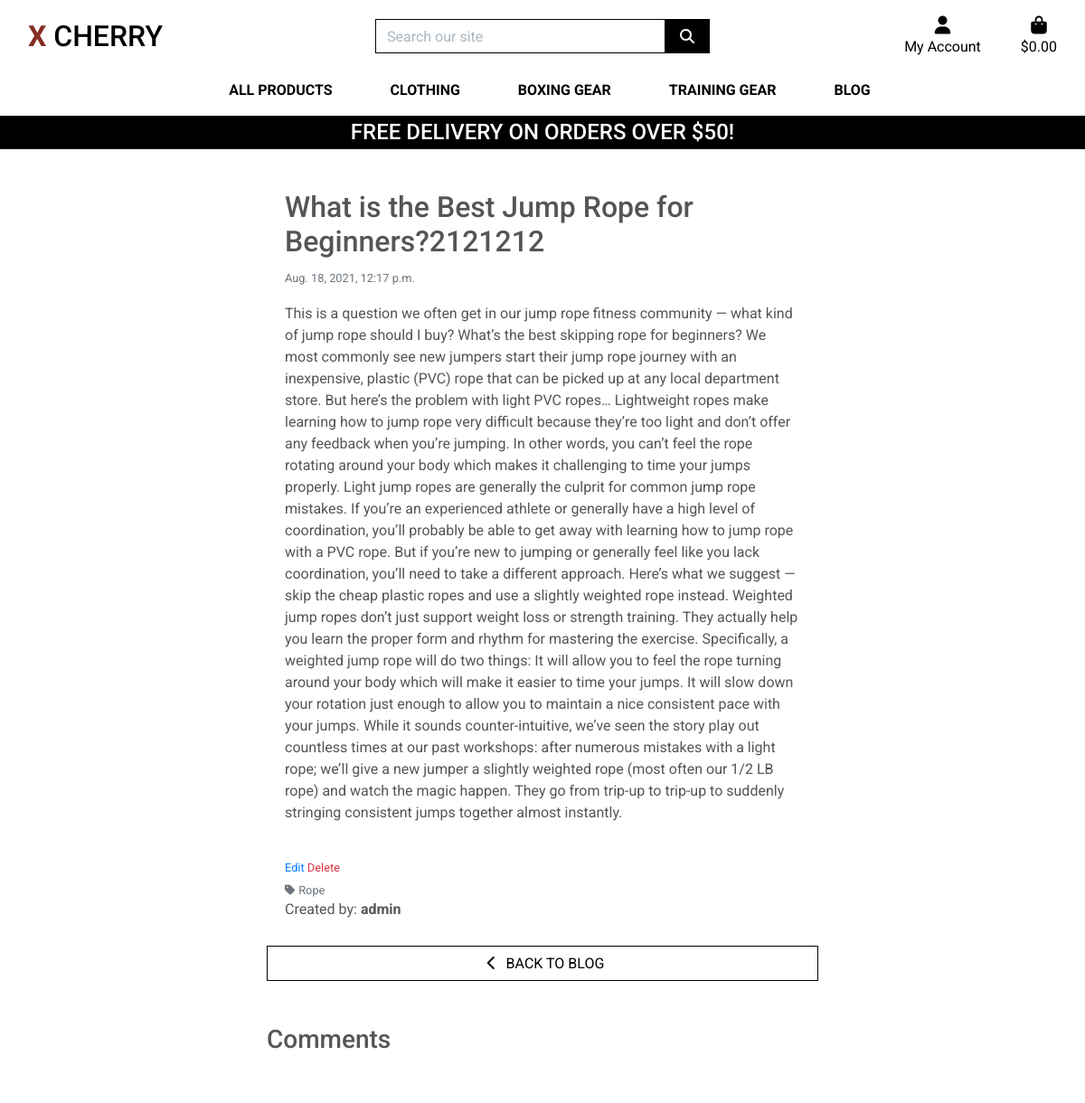
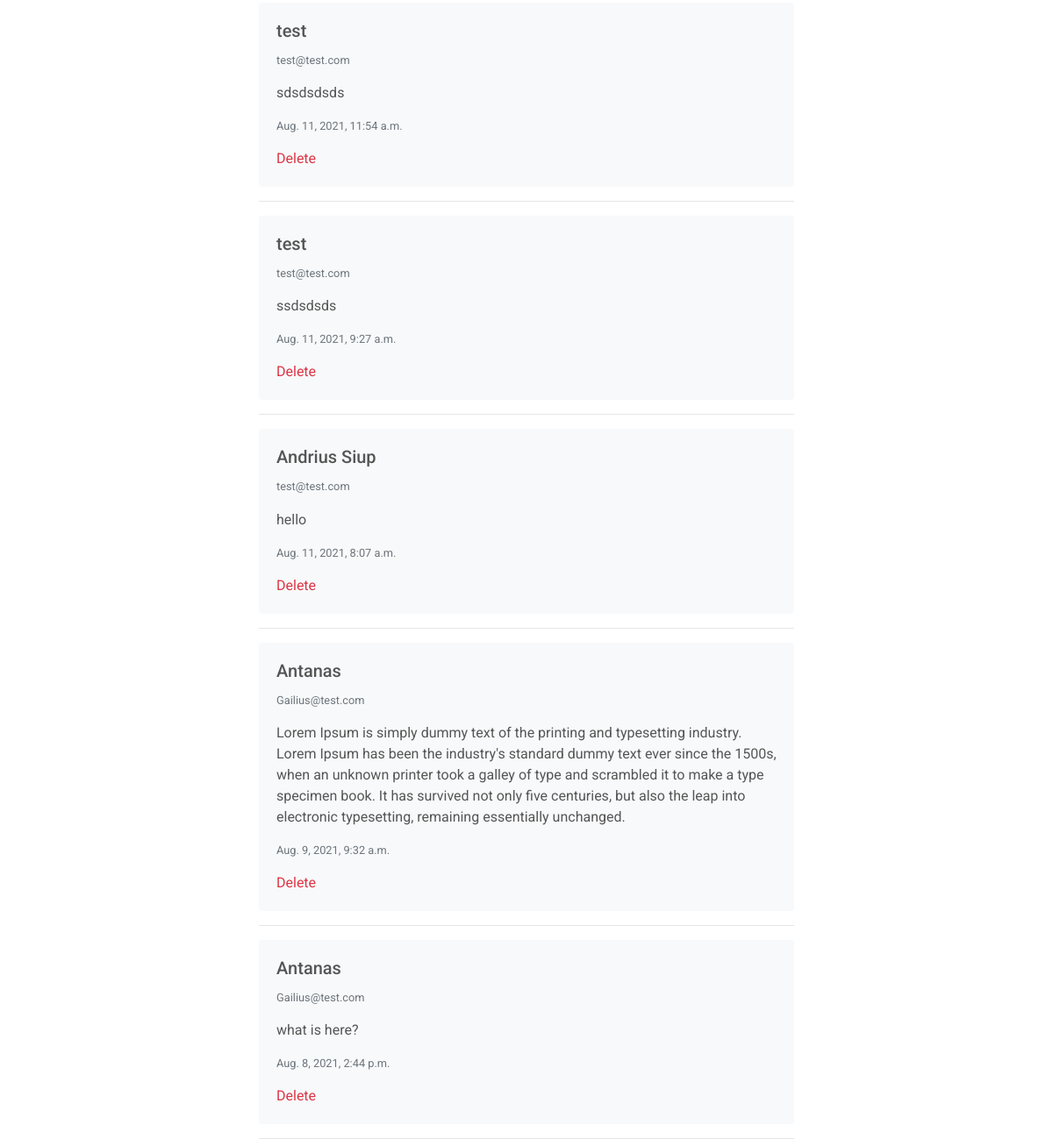
The app's page /blog/15/ (signed in, upper part), older data (2 pictures, top to bottom).
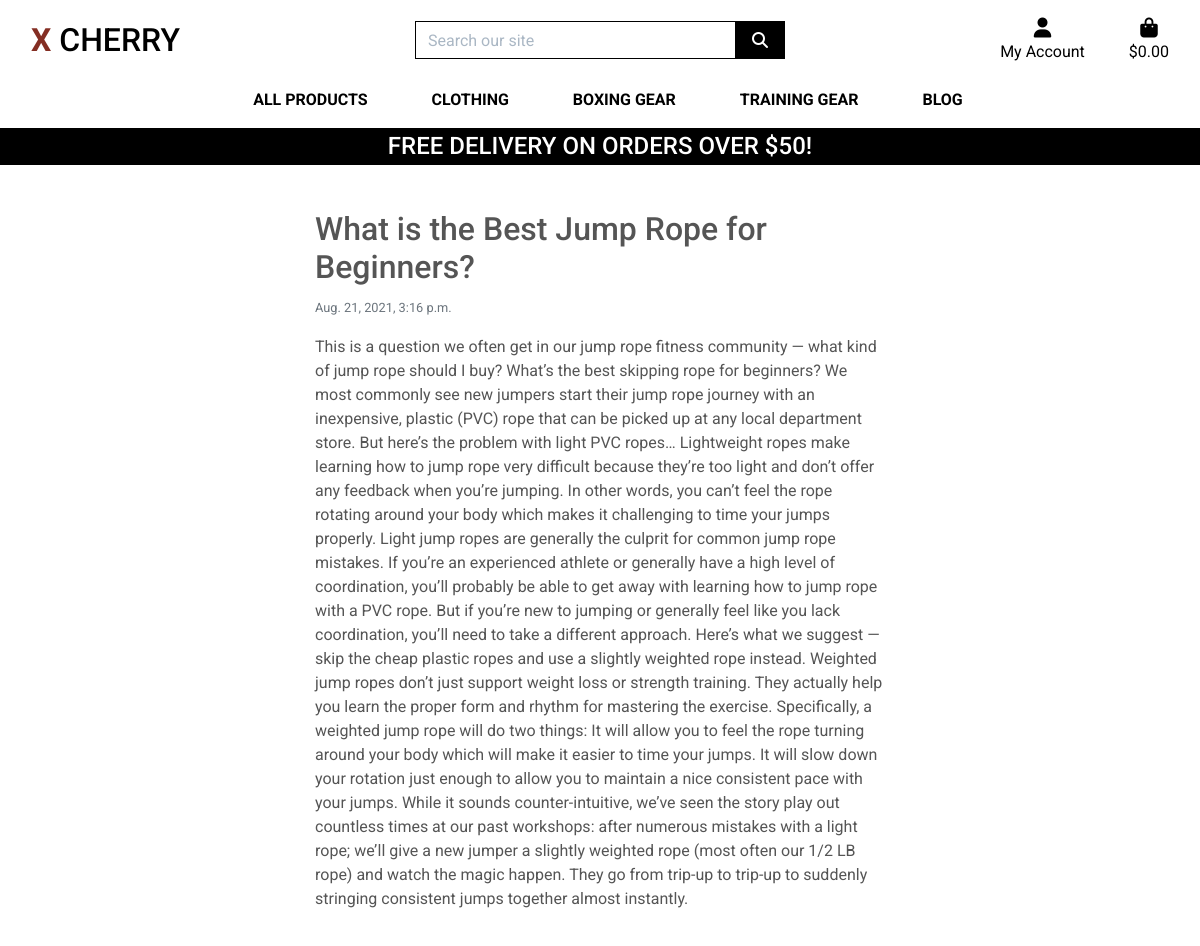
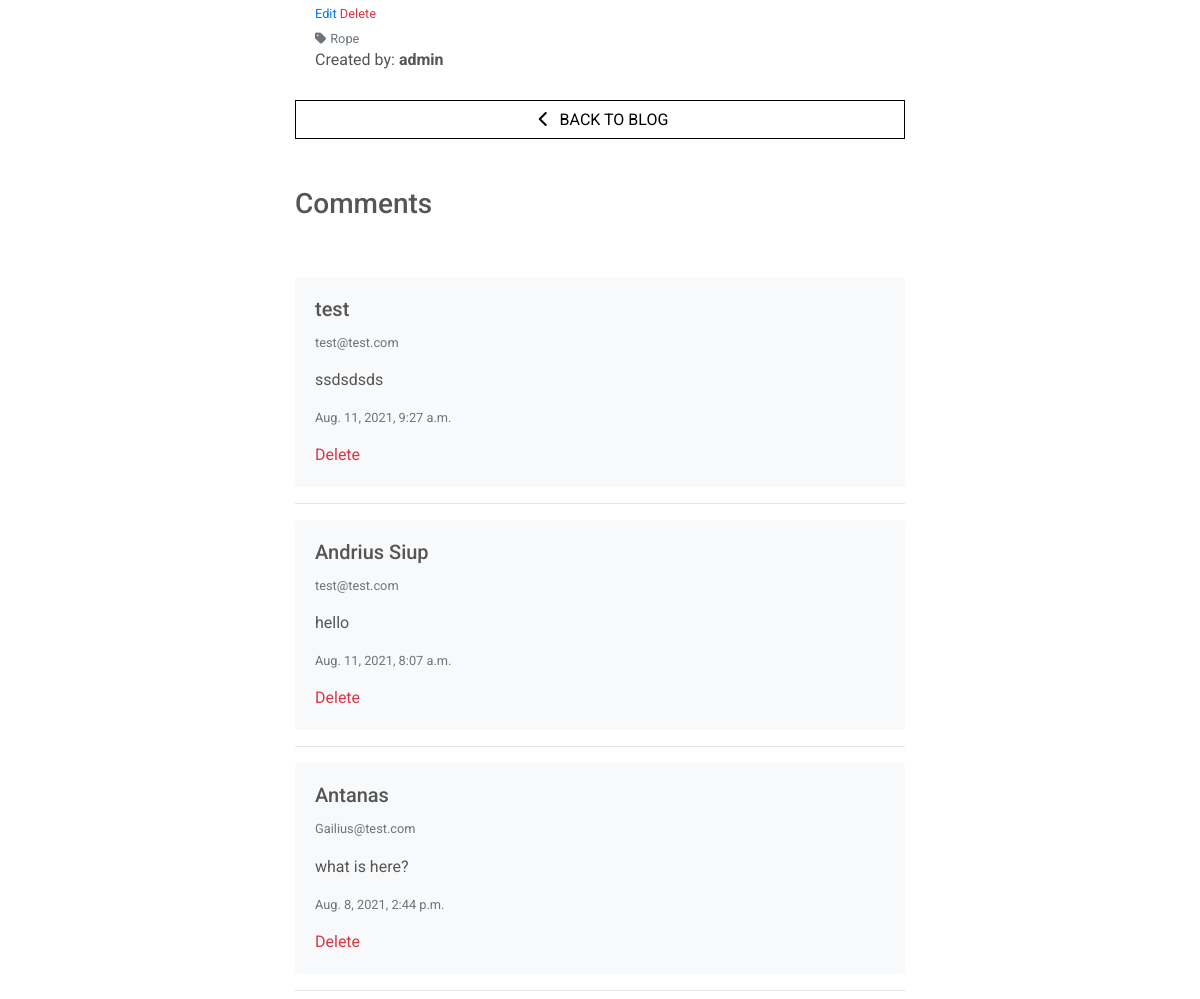
The same page, newer data (2 pictures, top to bottom).
### blog/models.py (models this page shows, shortened)
class Post(models.Model):
    category = models.ForeignKey('Category', null=True, blank=False, on_delete=models.SET_NULL)
    title = models.CharField(max_length=254, null=True, blank=False)
    content = models.TextField()
    date = models.DateTimeField(auto_now=True)
    created_by = models.CharField(max_length=25, null=True, blank=False)
    class Meta:
        ordering = ['-date']

class BlogPostComment(models.Model):
    post = models.ForeignKey(Post, on_delete=models.CASCADE, related_name='comments')
    name = models.CharField(max_length=80)
    email = models.EmailField()
    content = models.TextField()
    date = models.DateTimeField(auto_now=True)
    class Meta:
        ordering = ['-date']

class Category(models.Model):
    class Meta:
        verbose_name_plural = 'Categories'
    name = models.CharField(max_length=254)
    friendly_name = models.CharField(max_length=254, null=True, blank=True)
    def __str__(self):
        return self.name

### blog/views.py (the view)
# urls.py: path('<int:post_id>/', views.blog_post_detail, name='blog_post_detail'),
@login_required
def blog_post_detail(request, post_id):
    global post
    post = get_object_or_404(Post, pk=post_id)
    form = BlogPostCommentForm()
    comments = BlogPostComment.objects.filter(post=post)
    template = 'blog/blog-post-detail.html'
    context = {
        'post': post,
        'form': form,
        'comments': comments,
        'template': template,
        'page_title': 'Post Detail',
    }
    return render(request, template, context)

### blog/forms.py
class BlogPostCommentForm(forms.ModelForm):
    class Meta:
        model = BlogPostComment
        fields = ('name', 'email', 'content',)  # '__all__'
    def __init__(self, *args, **kwargs):
        super().__init__(*args, **kwargs)
        placeholders = {
            'name': 'Name',
            'email': 'Email Address',
            'content': 'Add text here',
        }
        for field in self.fields:
            if self.fields[field].required:
                placeholder = f'{placeholders[field]} *'
            else:
                placeholder = placeholders[field]
            self.fields[field].widget.attrs['placeholder'] = placeholder
            self.fields[field].widget.attrs['class'] = 'stripe-style-input'
            self.fields[field].label = False

### blog/templates/blog/blog-post-detail.html (shortened to what this page needs)
{% extends "base.html" %}
{% load static %}
{% block content %}
    <div class="container post-detail-container">
        <div class="row">
            <div class="col-12 col-md-10 offset-md-1 col-lg-8 offset-lg-2 col-xl-8 offset-xl-2">
                <div class="card h-100 border-0">
                    <div class="card-body">
                        <div class="row">
                            <div class="col-12 post-detail-header">
                                <h2>{{ post.title }}</h2>
                                <p><small class="text-muted">{{ post.date }}</small></p>
                            </div>
                        </div>
                        <div class="row">
                            <div class="col-12">
                                <p>{{ post.content }}</p>
                            </div>
                        </div>
                    </div>
                    <div class="card-footer bg-white pt-0 border-0 text-left">
                        {% if request.user.is_superuser %}
                            <small class="">
                                <a href="{% url 'edit_blog_post' post.id %}">Edit</a>
                                <a class="text-danger" href="{% url 'delete_blog_post' post.id %}">Delete</a>
                            </small>
                        {% endif %}
                        {% if post.category %}
                            <p class="small mt-1 mb-0">
                                <a href="{% url 'posts' %}?category={{ post.category.name }}" class="text-muted">
                                    <i class="fas fa-tag mr-1"></i>{{ post.category.friendly_name }}
                                </a>
                            </p>
                        {% endif %}
                        <p>Created by: <strong>{{ post.created_by }}</strong></p>
                    </div>
                    <a href="{% url 'posts' %}" class="btn btn-outline-black rounded-0">
                        <span class="icon">
                            <i class="fas fa-chevron-left"></i>
                        </span>
                        <span class="text-uppercase">Back to Blog</span>
                    </a>
                </div>
            </div>
        </div>
        <div class="row">
            <div class="col-12 col-md-10 offset-md-1 col-lg-8 offset-lg-2 col-xl-8 offset-xl-2">
                <h3 class="mt-5">Comments</h3>
            </div>
        </div>
        <div class="row">
            <div class="col-12 col-md-10 offset-md-1 col-lg-8 offset-lg-2 col-xl-8 offset-xl-2 mt-5">
                {% if comments %}
                    {% for comment in comments %}
                        <div class="card border-0 bg-light">
                            <div class="card-body">
                                <h5 class="card-title">{{ comment.name }}</h5>
                                <p class="text-muted small">{{ comment.email }}</p>
                                <p class="card-text">{{ comment.content }}</p>
                                <p class="text-muted small">{{ comment.date }}</p>
                                {% if request.user.is_superuser %}
                                <a class="text-danger" href="{% url 'delete_post_comment' comment.id %}">Delete</a>
                                {% endif %}
                            </div>
                        </div>
                        <hr>
                    {% endfor %}
                {% else %}
                    <p class="text-muted pl-3">No comments</p>
                {% endif %}
            </div>
        </div>
    </div>
{% endblock %}

Row changes from the older to the newer data that the page shows:
removed BlogPostComment: name "test", email "test@test.com", content "sdsdsdsds", date "Aug. 11, 2021, 11:54 a.m."
removed BlogPostComment: name "Antanas", email "Gailius@test.com", content "Lorem Ipsum is simply dummy text of the printing and typesetting industry. Lorem Ipsum has been the industry's standard dummy text ever since the 1500s, when an unknown printer took a galley of type and scrambled it to make a type specimen book. It has survived not only five centuries, but also the leap into electronic typesetting, remaining essentially unchanged.", date "Aug. 9, 2021, 9:32 a.m."
changed Post "admin": title "What is the Best Jump Rope for Beginners?2121212" → "What is the Best Jump Rope for Beginners?"; date "Aug. 18, 2021, 12:17 p.m." → "Aug. 21, 2021, 3:16 p.m."
